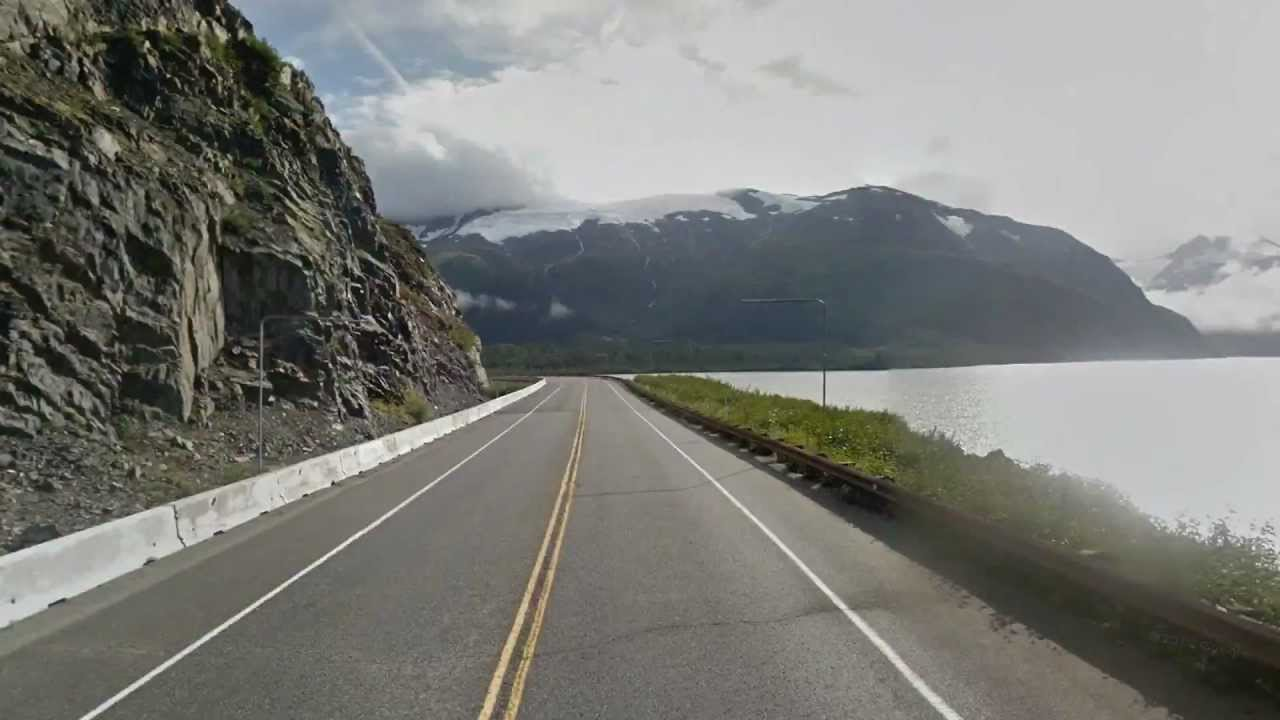
#> input picture CVML/highway.jpg, 1280 x 720 px
$ jupyter execute 'High pass Low pass filters.ipynb'   (shell and % lines are left out)
#> lines starting #> are read from the running program, lines starting #| are printed output that depends on the picture
[cell 1]
import matplotlib.pyplot as plt
import matplotlib.image as mpimg

import cv2
import numpy as np


# Read in the image
image = mpimg.imread('highway.jpg')
#> image is the input picture: shape (720, 1280, 3); mean R, G, B 123.4, 124.2, 119.9

plt.imshow(image)

[cell 2]
# Convert to grayscale for filtering
gray = cv2.cvtColor(image, cv2.COLOR_RGB2GRAY)
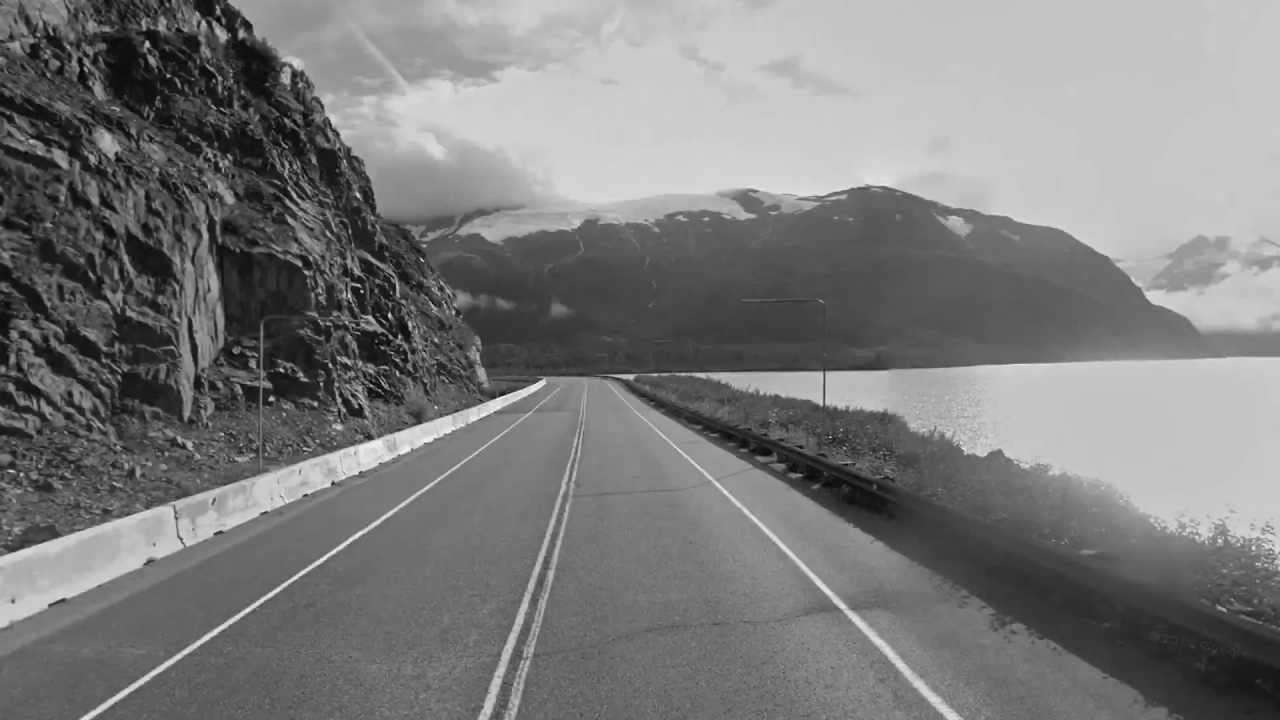
#> gray: shape (720, 1280); min 1, max 254, mean 123.5

plt.imshow(gray, cmap='gray')

[cell 3]
# Create a custom kernel

# 3x3 array for edge detection
sobel_y = np.array([[ -1, -2, -1],
                   [ 0, 0, 0],
                   [ 1, 2, 1]])

sobel_x = np.array([[ -1, 0, 1],
                   [ -2, 0, 2],
                   [ -1, 0, 1]])

## TODO: Create and apply a Sobel x operator
sobel = np.array([[ 0, -8, 0],
                   [ -8, 32, -8],
                   [ 0, -8, 0]])

sobel_5x = np.array([[0,0,-2,0,0],
                     [0,-2,-4,-2,0],
                     [-2,-4,32,-4,0],
                     [0,-2,-4,-2,0],
                     [0,0,-2,0,0]])
# Filter the image using filter2D, which has inputs: (grayscale image, bit-depth, kernel)
filtered_image = cv2.filter2D(gray, -1, sobel)
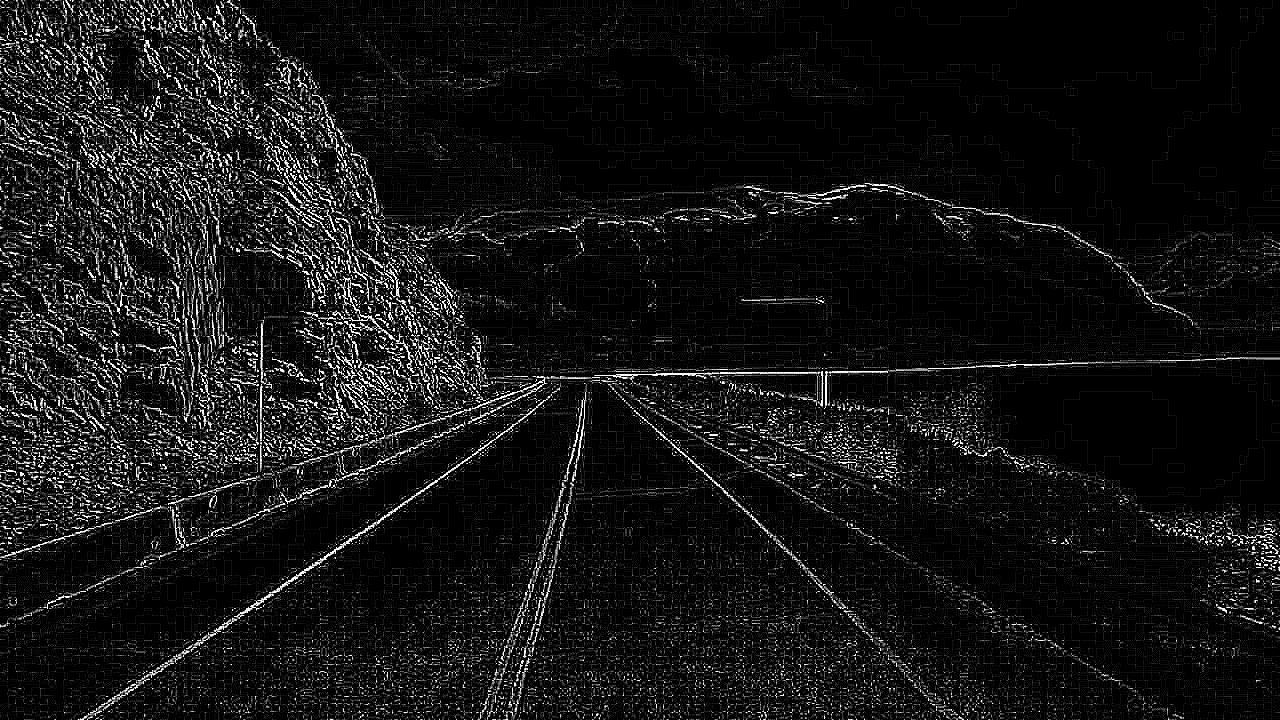
#> filtered_image: shape (720, 1280); min 0, max 255, mean 20.4

plt.imshow(filtered_image, cmap='gray')

[cell 4]
# Create a Gaussian blurred image
gray_blur = cv2.GaussianBlur(gray, (9, 9), 0)

f, (ax1, ax2) = plt.subplots(1, 2, figsize=(20,10))

ax1.set_title('original gray')
ax1.imshow(gray, cmap='gray')

ax2.set_title('blurred image')
ax2.imshow(gray_blur, cmap='gray')
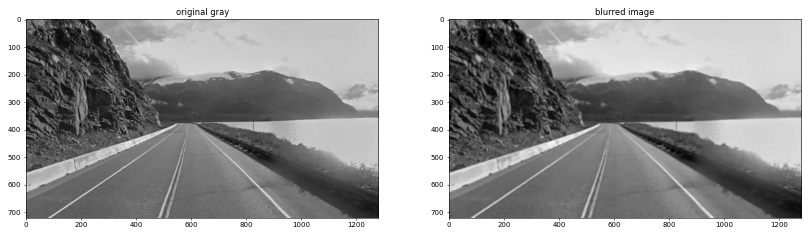
#> figure drawn by matplotlib, 2 panels

[cell 5]
# High-pass filter

# 3x3 sobel filters for edge detection
sobel_x = np.array([[ -1, 0, 1],
                   [ -2, 0, 2],
                   [ -1, 0, 1]])


sobel_y = np.array([[ -1, -2, -1],
                   [ 0, 0, 0],
                   [ 1, 2, 1]])


# Filter the orginal and blurred grayscale images using filter2D
filtered = cv2.filter2D(gray, -1, sobel_y)
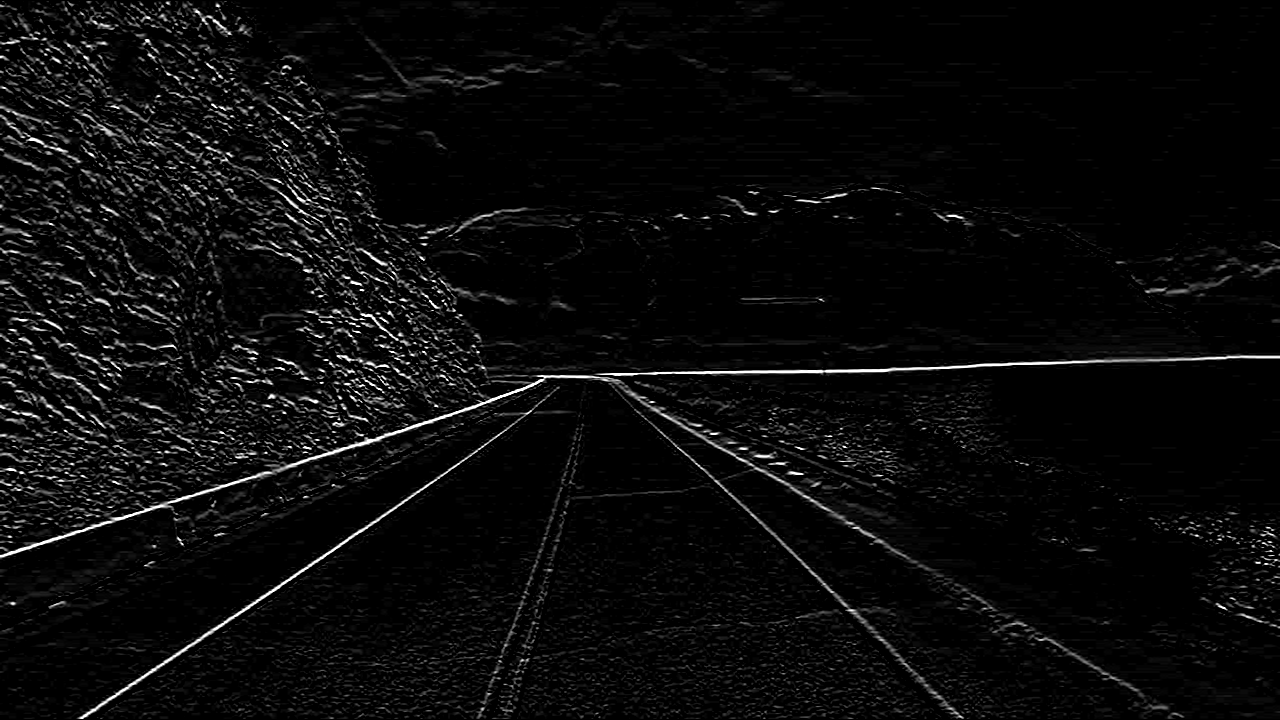
#> filtered: shape (720, 1280); min 0, max 255, mean 10.8

filtered_blurred = cv2.filter2D(gray_blur, -1, sobel_y)
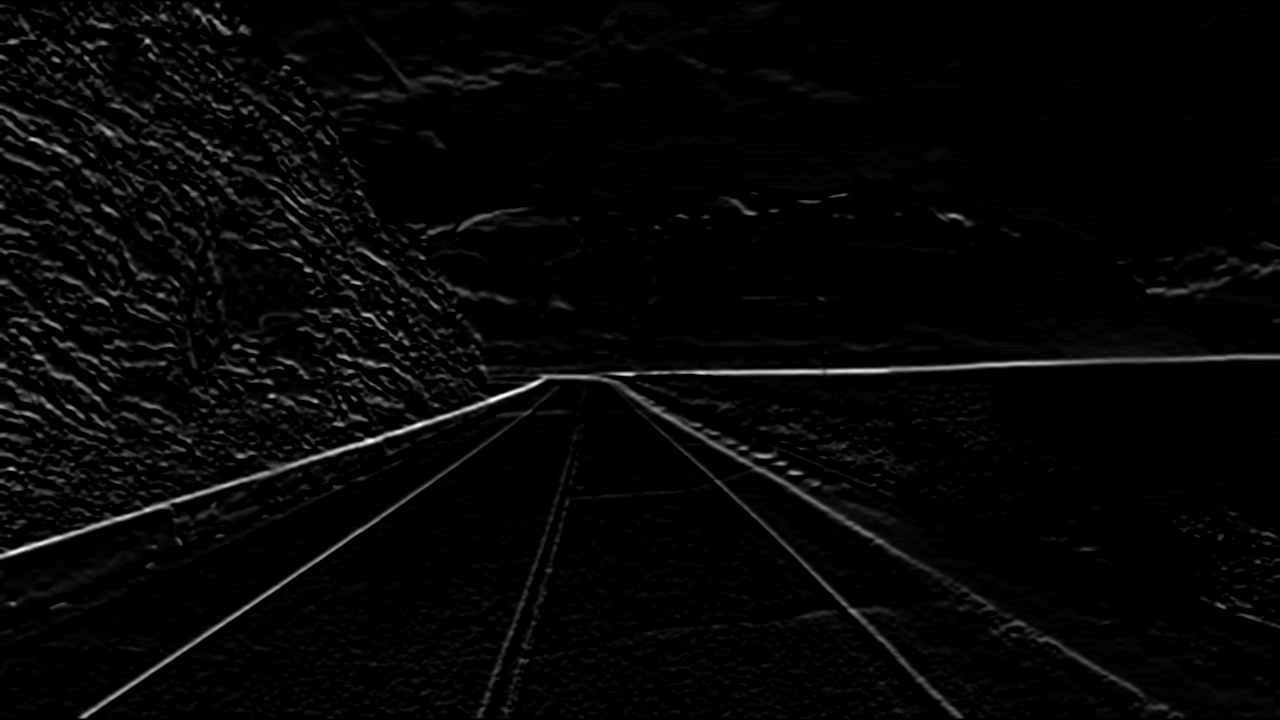
#> filtered_blurred: shape (720, 1280); min 0, max 255, mean 6.3
f, (ax1, ax2) = plt.subplots(1, 2, figsize=(20,10))

ax1.set_title('original gray')
ax1.imshow(filtered, cmap='gray')

ax2.set_title('blurred image')
ax2.imshow(filtered_blurred, cmap='gray')

$ run again, with CVML/gsvi1.jpg copied over CVML/highway.jpg
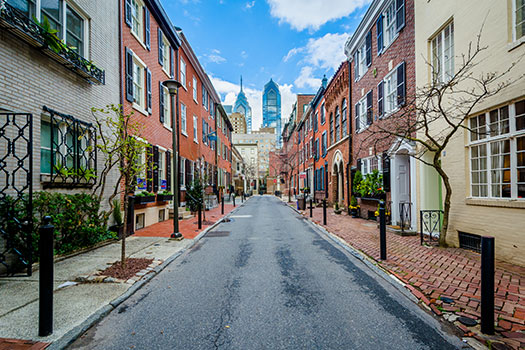
#> input picture CVML/gsvi1.jpg, 525 x 350 px
#> image is the input picture: shape (350, 525, 3); mean R, G, B 116.1, 121.3, 121.8
#> `gray_blur = cv2.GaussianBlur(gray, (9, 9), 0)`:
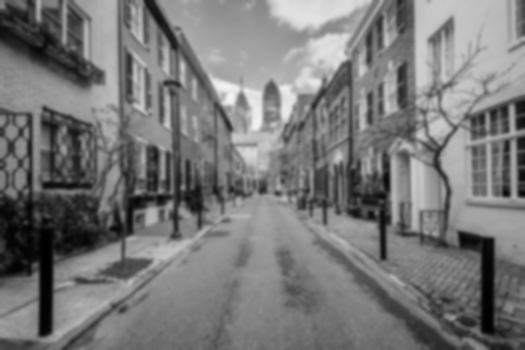
#> gray_blur: shape (350, 525); min 0, max 244, mean 119.8
#> `filtered_blurred = cv2.filter2D(gray_blur, -1, sobel_y)`:
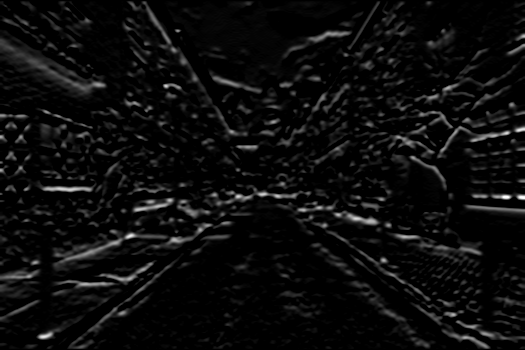
#> filtered_blurred: shape (350, 525); min 0, max 255, mean 12.2
